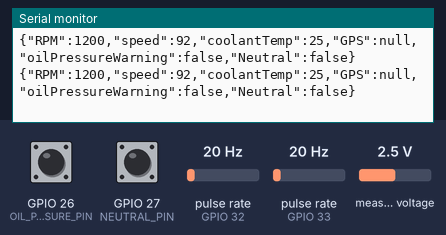
Recording of a sketch running on a simulated ESP32. Parts: the last lines printed to the serial monitor. Wiring (inferred from the names in the program): 2 × pulse sensor: data GPIO 32 / data GPIO 33; MCP3008 converter: CS GPIO 5. The test bench sets the inputs (shaded band); at power-on: pulse rate (sensors on GPIO 33, GPIO 32) 20 Hz, GPIO 26 (OIL_PRESSURE_PIN) HIGH, measured voltage 2.5 V, GPIO 27 (NEUTRAL_PIN) HIGH.

Above: at 1.2 s.
1.3 s: pulse rate (sensor on GPIO 33) set to 2 Hz
At 2.1 s:
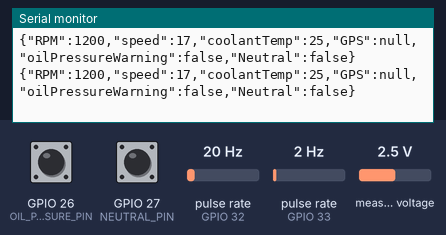
4.3 s: GPIO 26 (OIL_PRESSURE_PIN) pulled LOW for 0.15 s
5.9 s: pulse rate (sensor on GPIO 32) set to 4 Hz
At 7.0 s:
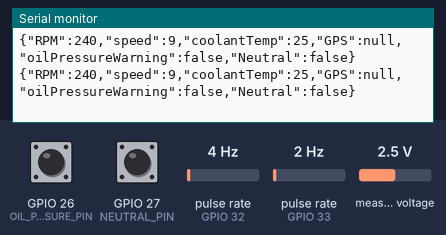
8.9 s: measured voltage set to 3.8 V
At 9.5 s:
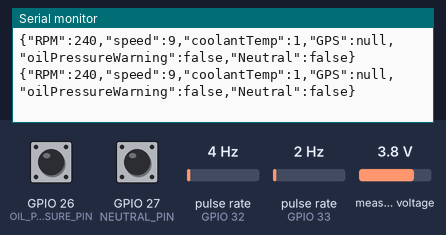
11.9 s: GPIO 27 (NEUTRAL_PIN) pulled LOW for 0.15 s
13.5 s: GPIO 26 (OIL_PRESSURE_PIN) pulled LOW for 1 s
At 14.4 s:
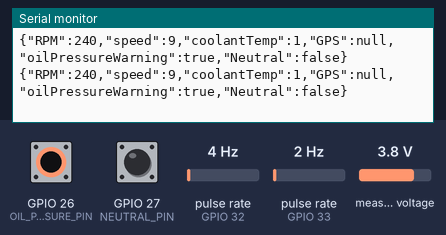
Timing chart, 0 to 16.5 s (numbered marks = the images above; inputs shaded):
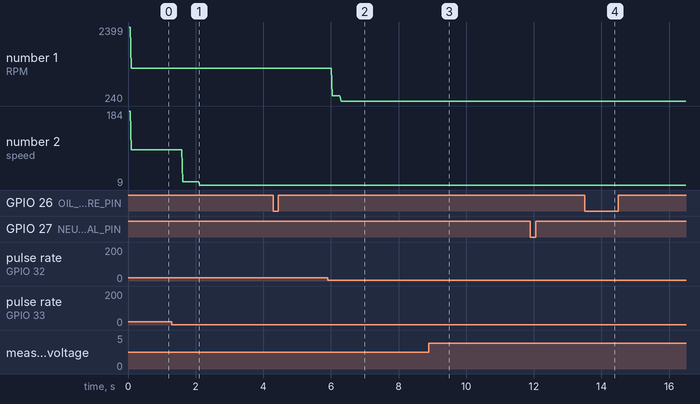

Measured:
- after the input at 1.3 s, the serial monitor: prints a new line after 0.32 s (image 1)
- after the input at 5.9 s, the serial monitor: prints a new line after 0.14 s (image 2)
- after the input at 8.9 s, the serial monitor: prints a new line at once (image 3)
- after the input at 13.5 s, the serial monitor: prints a new line at once (image 4)
- plotted number 1: 1200 → 240 after the input at 5.9 s
- plotted number 2: 92 → 9 after the input at 1.3 s

The sketch:

main.ino
```cpp
#include <Arduino.h>
#include <ArduinoJson.h>
#include <SPI.h>
#include <HardwareSerial.h>
#include <esp_timer.h>
#include <math.h>

/* ==========================================================
   CONFIG
   ========================================================== */

constexpr float TYRE_DIAMETER_M = 0.4064f;
constexpr float TYRE_CIRCUMFERENCE_M = TYRE_DIAMETER_M * 3.14159265f;

constexpr float RPM_PULSES_PER_REV   = 1.0f; //A temporary value to be changed during testing
constexpr float SPEED_PULSES_PER_REV = 1.0f; //A temporary value to be changed during testing

constexpr float ADC_VREF = 5.0f;

constexpr float R_PULLUP = 10000.0f;
constexpr float R25      = 10000.0f;
constexpr float BETA     = 3977.0f;
constexpr float T25_K    = 298.15f;

constexpr uint16_t LOOP_HZ = 30;

constexpr uint32_t RPM_TIMEOUT_US   = 500000;
constexpr uint32_t SPEED_TIMEOUT_US = 1000000;
constexpr uint32_t GPS_TIMEOUT_US   = 2000000;

/* sensor polarity */
constexpr bool OIL_ACTIVE_LOW     = true;
constexpr bool NEUTRAL_ACTIVE_LOW = true;

/* ==========================================================
   PINS
   ========================================================== */

constexpr uint8_t RPM_OUTPUT   = 32;
constexpr uint8_t SPEED_OUTPUT = 33;

constexpr uint8_t OIL_PRESSURE_PIN = 26;
constexpr uint8_t NEUTRAL_PIN      = 27;

/* MCP3008 */
constexpr uint8_t ADC_CS   = 5;
constexpr uint8_t ADC_CLK  = 18;
constexpr uint8_t ADC_DOUT = 19;
constexpr uint8_t ADC_DIN  = 23;

/* GPS */
HardwareSerial GPS(1);
constexpr uint8_t GPS_RX = 16;
constexpr uint8_t GPS_TX = 17;

/* ==========================================================
   GLOBALS
   ========================================================== */

StaticJsonDocument<512> telemetryJson;
portMUX_TYPE mux = portMUX_INITIALIZER_UNLOCKED;

/* ISR DATA */
volatile uint64_t lastRpmUs    = 0;
volatile uint64_t rpmPeriodUs  = 0;

volatile uint64_t lastSpeedUs   = 0;
volatile uint64_t speedPeriodUs = 0;

/* GPS */
char gpsBuffer[96] = "";
volatile uint64_t lastGpsFixUs = 0;
volatile bool gpsFixActive = false;

/* ==========================================================
   MCP3008
   ========================================================== */

void initMCP3008() {
    pinMode(ADC_CS, OUTPUT);
    digitalWrite(ADC_CS, HIGH);

    SPI.begin(ADC_CLK, ADC_DOUT, ADC_DIN, ADC_CS);
}

uint16_t readADC(uint8_t channel) {
    SPI.beginTransaction(SPISettings(1000000, MSBFIRST, SPI_MODE0));
    digitalWrite(ADC_CS, LOW);

    SPI.transfer(0x01);
    uint8_t high = SPI.transfer((0x08 | channel) << 4);
    uint8_t low  = SPI.transfer(0x00);

    digitalWrite(ADC_CS, HIGH);
    SPI.endTransaction();

    return ((high & 0x03) << 8) | low;
}

/* ==========================================================
   INTERRUPTS
   ========================================================== */

constexpr uint32_t MIN_RPM_DEBOUNCE_US   = 250;
constexpr uint32_t MIN_SPEED_DEBOUNCE_US = 500;

void IRAM_ATTR rpmISR() {
    uint64_t now = esp_timer_get_time();

    portENTER_CRITICAL_ISR(&mux);

    uint64_t diff = now - lastRpmUs;
    if (diff > MIN_RPM_DEBOUNCE_US) {
        rpmPeriodUs = diff;
        lastRpmUs = now;
    }

    portEXIT_CRITICAL_ISR(&mux);
}

void IRAM_ATTR speedISR() {
    uint64_t now = esp_timer_get_time();

    portENTER_CRITICAL_ISR(&mux);

    uint64_t diff = now - lastSpeedUs;
    if (diff > MIN_SPEED_DEBOUNCE_US) {
        speedPeriodUs = diff;
        lastSpeedUs = now;
    }

    portEXIT_CRITICAL_ISR(&mux);
}

/* ==========================================================
   SAFE READS
   ========================================================== */

uint64_t getRpmPeriod() {
    uint64_t p, t;

    portENTER_CRITICAL(&mux);
    p = rpmPeriodUs;
    t = lastRpmUs;
    portEXIT_CRITICAL(&mux);

    if (!p) return 0;
    if (esp_timer_get_time() - t > RPM_TIMEOUT_US) return 0;
    if (p < 50) return 0;

    return p;
}

uint64_t getSpeedPeriod() {
    uint64_t p, t;

    portENTER_CRITICAL(&mux);
    p = speedPeriodUs;
    t = lastSpeedUs;
    portEXIT_CRITICAL(&mux);

    if (!p) return 0;
    if (esp_timer_get_time() - t > SPEED_TIMEOUT_US) return 0;
    if (p < 50) return 0;

    return p;
}

/* ==========================================================
   CALCULATIONS
   ========================================================== */

float getRPM() {
    uint64_t period = getRpmPeriod();
    if (!period) return 0.0f;

    return 60e6f / (period * RPM_PULSES_PER_REV);
}

float getSpeedKph() {
    uint64_t period = getSpeedPeriod();
    if (!period) return 0.0f;

    float revPerSec = (1e6f / period) / SPEED_PULSES_PER_REV;
    return revPerSec * TYRE_CIRCUMFERENCE_M * 3.6f;
}

float getCoolantTempC() {
    uint16_t adc = readADC(0);

    if (adc == 0) return -40.0f;

    float vin = (adc / 1023.0f) * ADC_VREF;

    float denom = ADC_VREF - vin;
    if (denom <= 0.0001f) return -40.0f;

    float r = (R_PULLUP * vin) / denom;

    float invT = (1.0f / T25_K) +
                 (log(r / R25) / BETA);

    return (1.0f / invT) - 273.15f;
}

/* ==========================================================
   GPS
   ========================================================== */

void readGPS() {
    static char line[120];
    static uint8_t idx = 0;

    uint64_t now = esp_timer_get_time();

    while (GPS.available()) {
        char c = GPS.read();

        if (c == '\n') {
            line[idx] = '\0';
            idx = 0;

            if (strncmp(line, "$GPRMC", 6) && strncmp(line, "$GNRMC", 6))
                continue;

            char *asterisk = strchr(line, '*');
            if (asterisk) *asterisk = '\0';

            char *field[12] = {nullptr};
            uint8_t i = 0;

            char *tok = strtok(line, ",");
            while (tok && i < 12) {
                field[i++] = tok;
                tok = strtok(nullptr, ",");
            }

            if (i < 7 || !field[2]) continue;

            gpsFixActive = (field[2][0] == 'A');

            if (!gpsFixActive) continue;

            snprintf(gpsBuffer, sizeof(gpsBuffer),
                     "%s,%s,%s,%s",
                     field[3] ? field[3] : "",
                     field[4] ? field[4] : "",
                     field[5] ? field[5] : "",
                     field[6] ? field[6] : "");

            lastGpsFixUs = now;
        }
        else if (idx < sizeof(line) - 1) {
            line[idx++] = c;
        }
    }
}

/* ==========================================================
   SETUP
   ========================================================== */

void setup() {
    Serial.begin(115200);

    pinMode(RPM_OUTPUT, INPUT_PULLUP);
    pinMode(SPEED_OUTPUT, INPUT_PULLUP);
    pinMode(OIL_PRESSURE_PIN, INPUT_PULLUP);
    pinMode(NEUTRAL_PIN, INPUT_PULLUP);

    attachInterrupt(digitalPinToInterrupt(RPM_OUTPUT), rpmISR, FALLING);
    attachInterrupt(digitalPinToInterrupt(SPEED_OUTPUT), speedISR, FALLING);

    GPS.begin(9600, SERIAL_8N1, GPS_RX, GPS_TX);

    initMCP3008();
}

/* ==========================================================
   LOOP
   ========================================================== */

void loop() {
    static uint32_t lastTick = 0;

    readGPS();

    if (millis() - lastTick < (1000 / LOOP_HZ))
        return;

    lastTick = millis();

    bool gpsValid =
        gpsFixActive &&
        (esp_timer_get_time() - lastGpsFixUs < GPS_TIMEOUT_US);

    telemetryJson.clear();

    telemetryJson["RPM"]   = (int)round(getRPM());
    telemetryJson["speed"] = (int)round(getSpeedKph());

    telemetryJson["coolantTemp"] = (int)round(getCoolantTempC());

    telemetryJson["GPS"] = gpsValid ? gpsBuffer : nullptr;

    telemetryJson["oilPressureWarning"] =
        OIL_ACTIVE_LOW ? (digitalRead(OIL_PRESSURE_PIN) == LOW)
                       : (digitalRead(OIL_PRESSURE_PIN) == HIGH);

    telemetryJson["Neutral"] =
        NEUTRAL_ACTIVE_LOW ? (digitalRead(NEUTRAL_PIN) == LOW)
                           : (digitalRead(NEUTRAL_PIN) == HIGH);

    serializeJson(telemetryJson, Serial);
    Serial.println();
}
```
